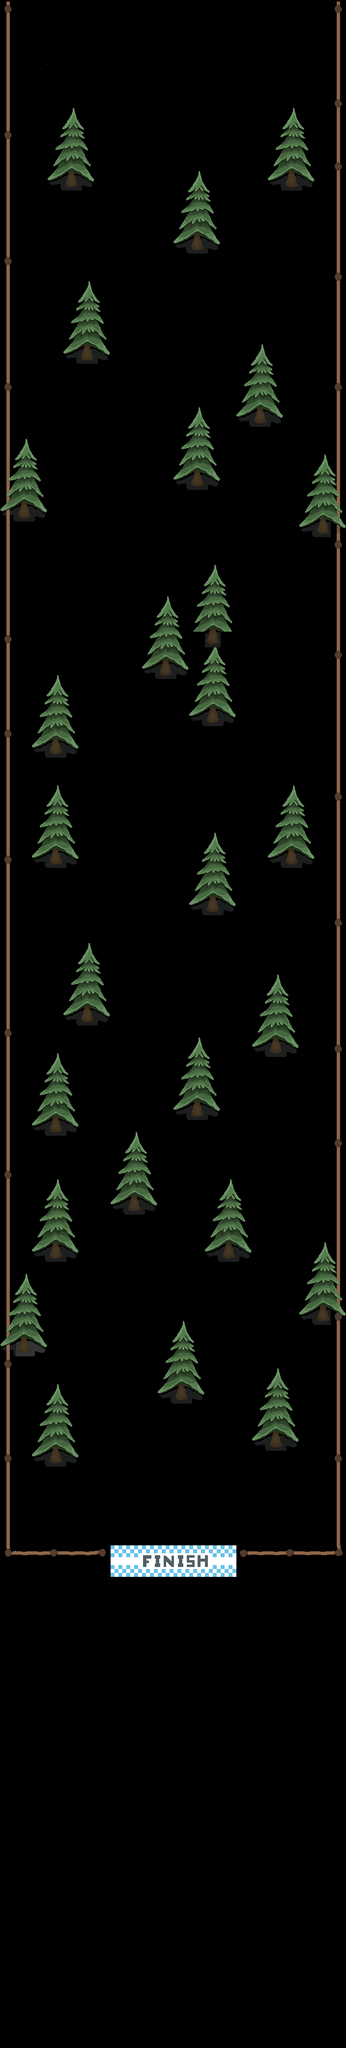

Rendered tile map (Tiled .tmx) drawn with the repository's tilesets; below, a short description and the map source with its tile grids summarised:
An orthogonal 22x130 tile map with 32x32 px tiles, 2 tile layers (Tile Layer 2, Main), 5 tilesets and 33 objects.

<map version="1.0" tiledversion="1.1.5" orientation="orthogonal" renderorder="right-down" width="22" height="130" tilewidth="32" tileheight="32" infinite="0" nextobjectid="152">
 <tileset firstgid="1" name="SnowTileSet" tilewidth="32" tileheight="32" tilecount="36" columns="6">
  <image source="../Sprites/TileSet.png" width="193" height="193" />
 </tileset>
 <tileset firstgid="37" name="House" tilewidth="32" tileheight="32" tilecount="16" columns="4">
  <image source="../Sprites/House.png" width="128" height="128" />
 </tileset>
 <tileset firstgid="53" name="Finish Line" tilewidth="32" tileheight="32" tilecount="16" columns="8">
  <image source="../Sprites/Finish Line.png" width="264" height="64" />
 </tileset>
 <tileset firstgid="69" name="Fence" tilewidth="32" tileheight="32" tilecount="9" columns="3">
  <image source="../Sprites/Fence.png" width="96" height="96" />
 </tileset>
 <tileset firstgid="78" name="Ramp" tilewidth="32" tileheight="32" tilecount="9" columns="3">
  <image source="../Sprites/Ramp.png" width="100" height="100" />
 </tileset>
 <layer name="Tile Layer 2" width="22" height="130" offsetx="1" offsety="3">
  <data>[2860 cells, 345 non-empty, 23 distinct tile ids]</data>
 </layer>
 <objectgroup name="Spawn">
  <object id="144" x="325" y="33.6667" width="51" height="80" />
 </objectgroup>
 <layer name="Main" width="22" height="130" offsetx="1" offsety="3">
  <data>[2860 cells, 589 non-empty, 41 distinct tile ids]</data>
 </layer>
 <objectgroup name="Collision" offsetx="4.66667" offsety="2">
  <object id="92" x="127.333" y="331" width="25" height="46" />
  <object id="93" x="384.333" y="459" width="25" height="46" />
  <object id="95" x="160.333" y="682" width="25" height="46" />
  <object id="96" x="383.333" y="938" width="25" height="46" />
  <object id="98" x="416.333" y="1256" width="25" height="46" />
  <object id="99" x="320.333" y="1320" width="25" height="46" />
  <object id="100" x="415.333" y="1418" width="25" height="46" />
  <object id="101" x="96.3333" y="1482" width="25" height="46" />
  <object id="102" x="95.3333" y="1705" width="25" height="46" />
  <object id="103" x="160.333" y="2026" width="25" height="46" />
  <object id="104" x="416.333" y="1802" width="25" height="46" />
  <object id="105" x="96.3333" y="2250" width="25" height="46" />
  <object id="106" x="384.333" y="2219" width="25" height="46" />
  <object id="107" x="95.3333" y="2508" width="25" height="46" />
  <object id="108" x="447.333" y="2509" width="25" height="46" />
  <object id="109" x="256.333" y="2409" width="25" height="46" />
  <object id="110" x="351.333" y="2794" width="25" height="46" />
  <object id="111" x="94.3333" y="2922" width="25" height="46" />
  <object id="129" x="-4.66667" y="-2" width="24.2424" height="3193.94" />
  <object id="130" x="675.333" y="2" width="20" height="3192" />
  <object id="131" x="548.333" y="2904" width="19" height="32" />
  <object id="132" x="547.333" y="2102" width="19" height="33" />
  <object id="133" x="579.333" y="1722" width="23" height="30" />
  <object id="134" x="34.6667" y="1016" width="22.6667" height="32.6667" />
  <object id="135" x="514" y="822.667" width="23.3333" height="37.3333" />
  <object id="136" x="635.333" y="1040" width="28" height="36" />
  <object id="137" x="577.333" y="346" width="22" height="30" />
  <object id="138" x="641.333" y="2644" width="28" height="40" />
  <object id="139" x="29.3333" y="2708" width="26" height="34" />
  <object id="145" x="16.3333" y="3136" width="196" height="30" />
  <object id="146" x="483.333" y="3138" width="209" height="25" />
 </objectgroup>
 <objectgroup name="SnowmanCollision" offsetx="-1" offsety="0" />
 <objectgroup name="Coin" />
 <objectgroup name="Finish">
  <object id="147" x="223" y="3140" width="260" height="27" />
 </objectgroup>
 <objectgroup name="RampCollision" />
</map>
